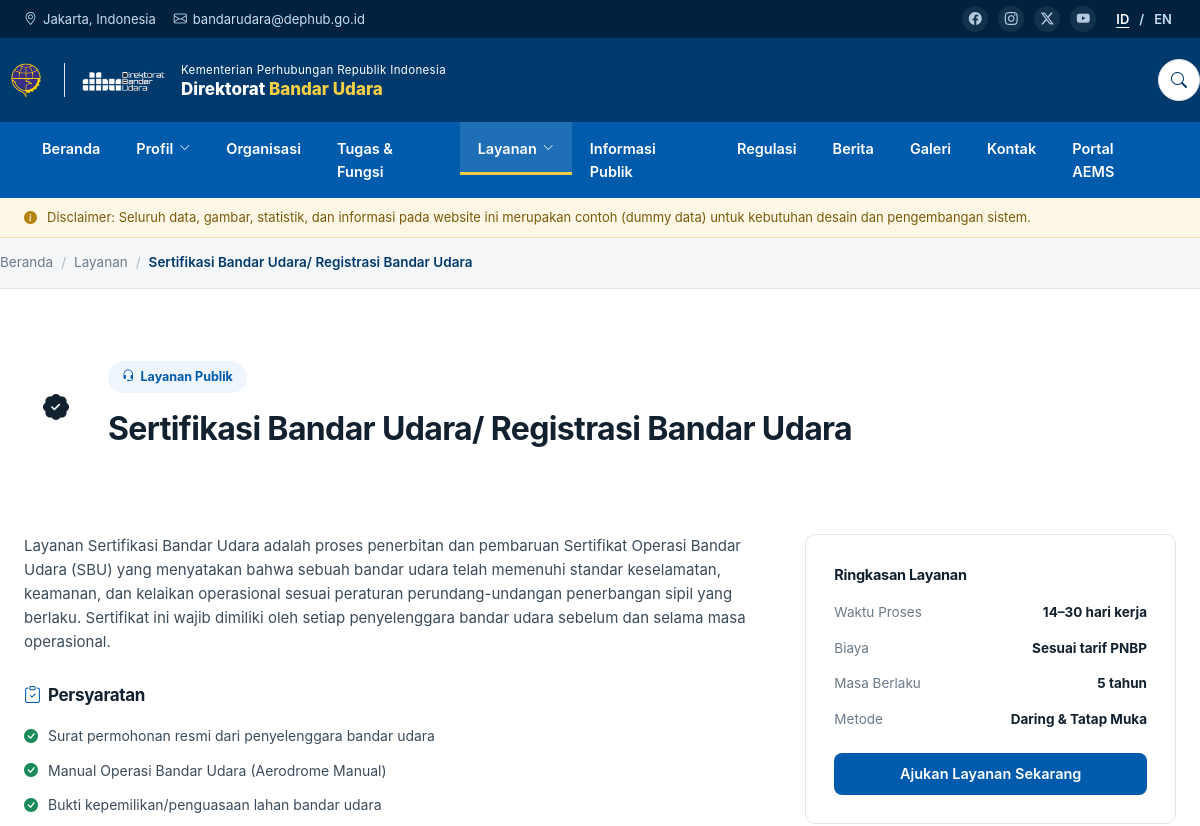
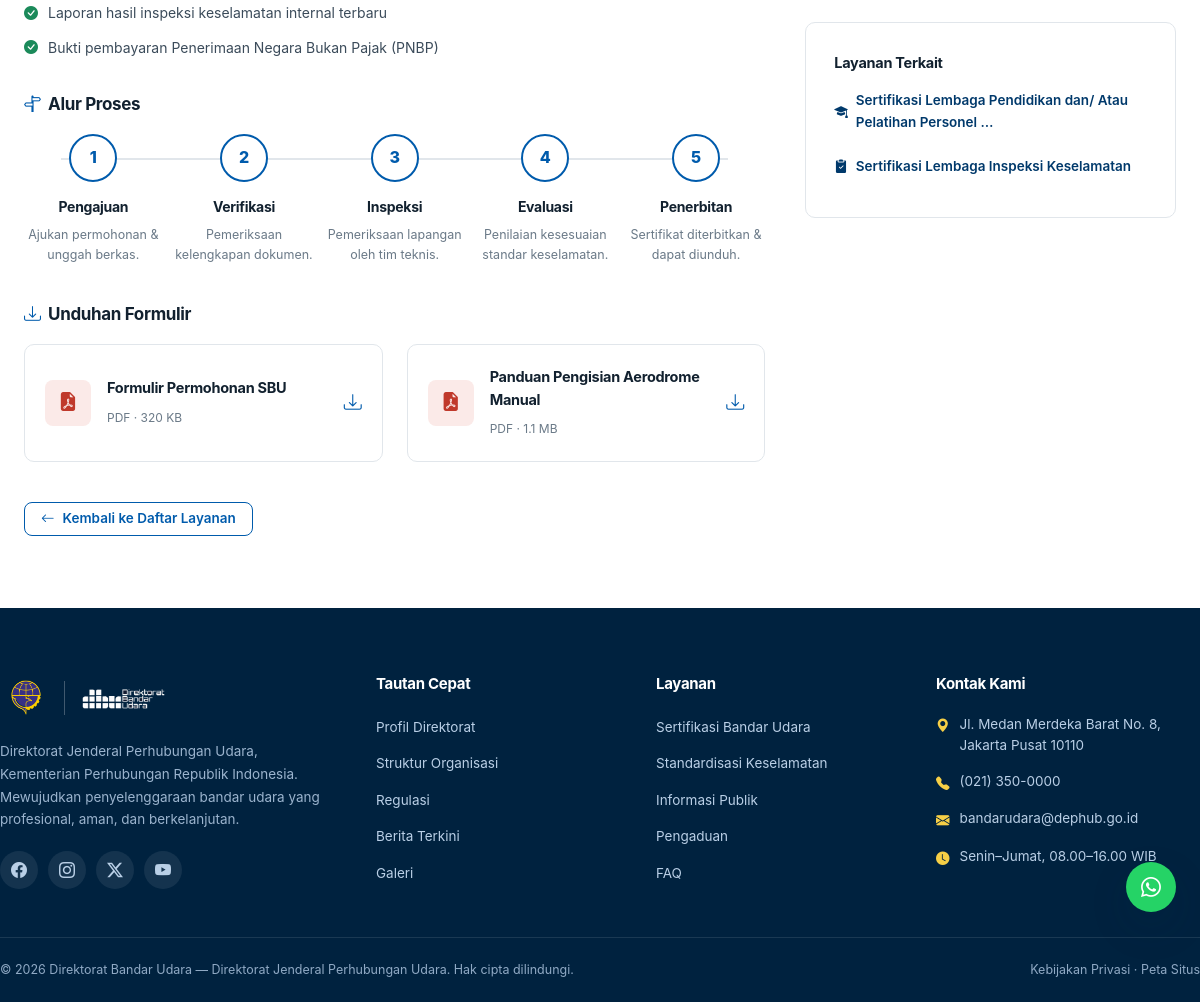
Screenshot of /frontend/pages/layanan-detail.php with the database file from the repository (2 pictures, top to bottom).
### tables this page shows
CREATE TABLE `menu_items` (
  `id` INT UNSIGNED AUTO_INCREMENT PRIMARY KEY,
  `location` ENUM('navbar','footer_quick','footer_service','social') NOT NULL DEFAULT 'navbar',
  `parent_id` INT UNSIGNED NULL,
  `label` VARCHAR(120) NOT NULL,
  `url` VARCHAR(255) NOT NULL DEFAULT '#',
  `icon` VARCHAR(80) NULL,
  `match_pages` VARCHAR(255) NULL,
  `is_external` TINYINT(1) NOT NULL DEFAULT 0,
  `sort` INT NOT NULL DEFAULT 0,
  `is_active` TINYINT(1) NOT NULL DEFAULT 1,
  KEY `idx_menu_loc` (`location`,`parent_id`,`sort`)
);

CREATE TABLE `services` (
  `id` INT UNSIGNED AUTO_INCREMENT PRIMARY KEY,
  `slug` VARCHAR(180) NOT NULL UNIQUE,
  `unit_pengelola` VARCHAR(160) NOT NULL DEFAULT 'Direktorat Bandar Udara',
  `name` VARCHAR(255) NOT NULL,
  `category` VARCHAR(40) NOT NULL DEFAULT 'layanan',
  `sifat` VARCHAR(120) NULL,
  `sifat_badge` VARCHAR(30) NOT NULL DEFAULT 'badge-success',
  `klasifikasi` VARCHAR(80) NULL,
  `klasifikasi_badge` VARCHAR(30) NOT NULL DEFAULT 'badge-gray',
  `icon` VARCHAR(80) NULL,
  `chip_label` VARCHAR(120) NULL,
  `description` TEXT NULL,
  `time_process` VARCHAR(120) NULL,
  `cost` VARCHAR(120) NULL,
  `validity` VARCHAR(120) NULL,
  `method` VARCHAR(120) NULL,
  `cta_label` VARCHAR(120) NULL,
  `cta_url` VARCHAR(255) NULL,
  `sort` INT NOT NULL DEFAULT 0,
  `is_active` TINYINT(1) NOT NULL DEFAULT 1
);

CREATE TABLE `service_requirements` (
  `id` INT UNSIGNED AUTO_INCREMENT PRIMARY KEY,
  `service_id` INT UNSIGNED NOT NULL,
  `content` VARCHAR(500) NOT NULL,
  `sort` INT NOT NULL DEFAULT 0,
  KEY `idx_svc_req` (`service_id`),
  CONSTRAINT `fk_svc_req` FOREIGN KEY (`service_id`) REFERENCES `services`(`id`) ON DELETE CASCADE
);

CREATE TABLE `service_steps` (
  `id` INT UNSIGNED AUTO_INCREMENT PRIMARY KEY,
  `service_id` INT UNSIGNED NOT NULL,
  `title` VARCHAR(160) NOT NULL,
  `description` VARCHAR(500) NULL,
  `sort` INT NOT NULL DEFAULT 0,
  KEY `idx_svc_step` (`service_id`),
  CONSTRAINT `fk_svc_step` FOREIGN KEY (`service_id`) REFERENCES `services`(`id`) ON DELETE CASCADE
);

CREATE TABLE `service_downloads` (
  `id` INT UNSIGNED AUTO_INCREMENT PRIMARY KEY,
  `service_id` INT UNSIGNED NOT NULL,
  `title` VARCHAR(200) NOT NULL,
  `meta` VARCHAR(80) NULL,
  `file` VARCHAR(255) NULL,
  `sort` INT NOT NULL DEFAULT 0,
  KEY `idx_svc_dl` (`service_id`),
  CONSTRAINT `fk_svc_dl` FOREIGN KEY (`service_id`) REFERENCES `services`(`id`) ON DELETE CASCADE
);

### frontend/pages/layanan-detail.php (the view, shortened to what the rows shown need)
<?php
require_once dirname(__DIR__) . '/bootstrap.php';
$slug = trim($_GET['slug'] ?? '');
$svc  = $slug !== ''
    ? db_one('SELECT * FROM services WHERE slug = ? AND is_active = 1', [$slug])
    : db_one('SELECT * FROM services WHERE is_active = 1 ORDER BY sort, id LIMIT 1');
$meta = page_start('layanan', [
    'title'       => $svc['name'] . ' — Layanan — ' . setting('site_name'),
    'description' => excerpt($svc['description'], 200),
    'breadcrumbs' => [['label' => 'Layanan', 'url' => 'pages/layanan.php'], ['label' => excerpt($svc['name'], 60)]],
]);
$reqs      = db_all('SELECT * FROM service_requirements WHERE service_id = ? ORDER BY sort, id', [$svc['id']]);
$steps     = db_all('SELECT * FROM service_steps WHERE service_id = ? ORDER BY sort, id', [$svc['id']]);
$downloads = db_all('SELECT * FROM service_downloads WHERE service_id = ? ORDER BY sort, id', [$svc['id']]);
$related = db_all(
    'SELECT slug, name, icon FROM services WHERE is_active = 1 AND id <> ? AND category = ? ORDER BY sort LIMIT 3',
    [$svc['id'], $svc['category']]
);
partial('header');
?>
<section class="section" style="padding-bottom:0;">
  <div class="container">
    <div class="grid" style="grid-template-columns:auto 1fr; align-items:center; gap:20px; margin-bottom:8px;">
      <div>
        <?php if ($svc['chip_label'] ?: $svc['sifat']): ?>
        <span class="chip"><i class="bi bi-headset"></i> <?= e($svc['chip_label'] ?: $svc['sifat']) ?></span>
        <?php endif; ?>
        <h1 style="font-size:clamp(24px,3vw,32px); margin-top:10px;"><?= e($svc['name']) ?></h1>
      </div>
    </div>
  </div>
</section>
<section class="section">
  <div class="container">
    <div class="grid" style="grid-template-columns:2fr 1fr; align-items:start; gap:40px;">
      <div>
        <div style="font-size:15px; color:var(--text-700); margin-bottom:28px;"><?= paragraphs($svc['description']) ?></div>
        <?php if ($reqs): ?>
        <ul style="display:flex; flex-direction:column; gap:12px; margin-bottom:32px;">
          <?php foreach ($reqs as $r): ?>
          <li style="display:flex; gap:10px; font-size:14px; color:var(--text-700);"><i class="bi bi-check-circle-fill" style="color:var(--success)"></i> <?= e($r['content']) ?></li>
          <?php endforeach; ?>
        </ul>
        <?php endif; ?>
        <?php if ($steps): ?>
        <div class="stepper" style="margin-bottom:36px;">
          <?php foreach ($steps as $i => $step): ?>
          <div class="step"><div class="circ"><?= $i + 1 ?></div><h4><?= e($step['title']) ?></h4><p><?= e($step['description']) ?></p></div>
          <?php endforeach; ?>
        </div>
        <?php endif; ?>
        <?php if ($downloads): ?>
        <div class="grid grid-2">
          <?php foreach ($downloads as $dl): ?>
          <div class="card download-card">
            <div class="ic"><i class="bi bi-file-earmark-pdf-fill"></i></div>
            <div><h4><?= e($dl['title']) ?></h4><span><?= e($dl['meta']) ?></span></div>
            <a href="<?= e($dl['file'] ? asset_url($dl['file']) : '#') ?>" class="go" aria-label="Unduh"<?= $dl['file'] ? ' download' : '' ?>><i class="bi bi-download"></i></a>
          </div>
          <?php endforeach; ?>
        </div>
        <?php endif; ?>
      </div>
      <div>
        <div class="card card-pad" style="margin-bottom:24px;">
          <h4 style="font-size:14.5px; margin-bottom:16px;">Ringkasan Layanan</h4>
          <div style="display:flex; flex-direction:column; gap:14px; font-size:13.5px;">
            <div class="flex" style="justify-content:space-between;"><span style="color:var(--text-500);">Waktu Proses</span><b><?= e($svc['time_process']) ?></b></div>
            <div class="flex" style="justify-content:space-between;"><span style="color:var(--text-500);">Biaya</span><b><?= e($svc['cost']) ?></b></div>
            <div class="flex" style="justify-content:space-between;"><span style="color:var(--text-500);">Masa Berlaku</span><b><?= e($svc['validity']) ?></b></div>
            <div class="flex" style="justify-content:space-between;"><span style="color:var(--text-500);">Metode</span><b><?= e($svc['method']) ?></b></div>
          </div>
          <a href="<?= e(url($svc['cta_url'] ?: 'pages/kontak.php')) ?>" class="btn btn-primary btn-block" style="margin-top:22px;"><?= e($svc['cta_label'] ?: 'Ajukan Layanan Sekarang') ?></a>
        </div>
        <?php if ($related): ?>
        <div class="card card-pad">
          <ul class="footer-links" style="display:flex; flex-direction:column; gap:12px;">
            <?php foreach ($related as $rel): ?>
            <li><a href="<?= e(url('pages/layanan-detail.php?slug=' . urlencode($rel['slug']))) ?>" style="color:var(--primary-dark); font-weight:600; display:flex; align-items:center; gap:8px;"><i class="bi <?= e($rel['icon'] ?: 'bi-dot') ?>"></i> <?= e(excerpt($rel['name'], 60)) ?></a></li>
            <?php endforeach; ?>
          </ul>
        </div>
        <?php endif; ?>
      </div>
    </div>
  </div>
</section>
<?php partial('footer'); ?>

### frontend/partials/header.php (shortened to what the rows shown need)
<?php
$ctx  = page_ctx();
$navs = menu_items('navbar');
$currentFile = $ctx['file'];
?>
<!DOCTYPE html>
<html lang="id">
<head>
<link rel="stylesheet" href="https://cdnjs.cloudflare.com/ajax/libs/bootstrap-icons/1.11.3/font/bootstrap-icons.min.css">
<link rel="stylesheet" href="<?= e(url('css/style.css')) ?>">
</head>
<body>
<div class="sticky-stack">
  <nav class="navbar">
    <div class="container">
      <ul class="navlist">
        <?php foreach ($navs as $item):
            $match  = split_list($item['match_pages'], ' ');
            $active = $match && in_array($currentFile, $match, true);
        ?>
        <li<?= $active ? ' class="active"' : '' ?>>
          <a href="<?= e($item['is_external'] ? $item['url'] : url($item['url'])) ?>"<?= $item['is_external'] ? ' target="_blank" rel="noopener"' : '' ?>>
            <?= e($item['label']) ?><?= $item['children'] ? ' <i class="bi bi-chevron-down" style="font-size:11px"></i>' : '' ?>
          </a>
        </li>
        <?php endforeach; ?>
      </ul>
    </div>
  </nav>
</div>
<?php if (!empty($ctx['breadcrumbs'])): ?>
<div class="breadcrumb-bar">
  <div class="container breadcrumb">
    <a href="<?= e(url('index.php')) ?>">Beranda</a>
    <?php foreach ($ctx['breadcrumbs'] as $i => $crumb):
        $last = $i === count($ctx['breadcrumbs']) - 1; ?>
      <span class="sep">/</span>
      <?php if (!$last && !empty($crumb['url'])): ?>
        <a href="<?= e(url($crumb['url'])) ?>"><?= e($crumb['label']) ?></a>
      <?php else: ?>
        <span class="current"><?= e($crumb['label']) ?></span>
      <?php endif; ?>
    <?php endforeach; ?>
  </div>
</div>
<?php endif; ?>

### shared/functions.php (shortened to what the rows shown need)
<?php
require_once __DIR__ . '/db.php';
function e(?string $value): string
{
    return htmlspecialchars((string) $value, ENT_QUOTES | ENT_SUBSTITUTE, 'UTF-8');
}
function paragraphs(?string $text, string $class = ''): string
{
    $text = trim((string) $text);
    $blocks = preg_split('/\R{2,}/', $text);
    $attr   = $class !== '' ? ' class="' . e($class) . '"' : '';
    $html   = '';
    foreach ($blocks as $block) {
        $block = trim($block);
        $html .= '<p' . $attr . '>' . nl2br(e($block)) . '</p>';
    }
    return $html;
}
function split_list(?string $value, string $sep = ','): array
{
    if (trim((string) $value) === '') {
        return [];
    }
    return array_values(array_filter(array_map('trim', explode($sep, $value)), fn($v) => $v !== ''));
}
function excerpt(?string $text, int $limit = 140): string
{
    $text = trim(strip_tags((string) $text));
    if (mb_strlen($text) <= $limit) {
        return $text;
    }
    return mb_substr($text, 0, $limit) . '…';
}
function settings(): array
{
    static $cache = null;
    if ($cache === null) {
        $cache = [];
        foreach (db_all('SELECT setting_key, value FROM settings') as $row) {
            $cache[$row['setting_key']] = $row['value'];
        }
    }
    return $cache;
}
function setting(string $key, string $default = ''): string
{
    $all = settings();
    return isset($all[$key]) && $all[$key] !== null && $all[$key] !== '' ? $all[$key] : $default;
}
function menu_items(string $location): array
{
    static $cache = [];
    if (!isset($cache[$location])) {
        $rows = db_all(
            'SELECT * FROM menu_items WHERE location = ? AND is_active = 1 ORDER BY sort, id',
            [$location]
        );
        $tree = [];
        foreach ($rows as $row) {
            if ($row['parent_id'] === null) {
                $row['children'] = [];
                $tree[$row['id']] = $row;
            }
        }
        foreach ($rows as $row) {
            if ($row['parent_id'] !== null && isset($tree[$row['parent_id']])) {
                $tree[$row['parent_id']]['children'][] = $row;
            }
        }
        $cache[$location] = array_values($tree);
    }
    return $cache[$location];
}

### frontend/partials/footer.php (shortened to what the rows shown need)
<?php
$quick    = menu_items('footer_quick');
$svcLinks = menu_items('footer_service');
?>
<footer class="footer">
  <div class="container footer-top">
    <div>
      <ul class="footer-links">
        <?php foreach ($quick as $item): ?>
        <li><a href="<?= e($item['is_external'] ? $item['url'] : url($item['url'])) ?>"><?= e($item['label']) ?></a></li>
        <?php endforeach; ?>
      </ul>
    </div>
    <div>
      <ul class="footer-links">
        <?php foreach ($svcLinks as $item): ?>
        <li><a href="<?= e($item['is_external'] ? $item['url'] : url($item['url'])) ?>"><?= e($item['label']) ?></a></li>
        <?php endforeach; ?>
      </ul>
    </div>
  </div>
</footer>
</body>
</html>

### rows the page displays
menu_items: label "Beranda"
menu_items: label "Profil"
menu_items: label "Organisasi"
menu_items: label "Tugas & Fungsi"
menu_items: label "Layanan"
menu_items: label "Informasi Publik"
menu_items: label "Regulasi"
menu_items: label "Berita"
menu_items: label "Galeri"
menu_items: label "Kontak"
menu_items: label "Portal AEMS"
services: chip_label "Layanan Publik", name "Sertifikasi Bandar Udara/ Registrasi Bandar Udara", description "Layanan Sertifikasi Bandar Udara adalah proses penerbitan dan pembaruan Sertifikat Operasi Bandar Udara (SBU) yang menyatakan bahwa sebuah bandar udara telah memenuhi standar keselamatan, keamanan, dan kelaikan operasional sesuai peraturan perundang-undangan penerbangan sipil yang berlaku. Sertifikat ini wajib dimiliki oleh setiap penyelenggara bandar udara sebelum dan selama masa operasional.", time_process "14–30 hari kerja", cost "Sesuai tarif PNBP", validity "5 tahun", method "Daring & Tatap Muka", cta_label "Ajukan Layanan Sekarang"
service_requirements: content "Surat permohonan resmi dari penyelenggara bandar udara"
service_requirements: content "Manual Operasi Bandar Udara (Aerodrome Manual)"
service_requirements: content "Bukti kepemilikan/penguasaan lahan bandar udara"
service_requirements: content "Laporan hasil inspeksi keselamatan internal terbaru"
service_requirements: content "Bukti pembayaran Penerimaan Negara Bukan Pajak (PNBP)"
service_steps: title "Pengajuan", description "Ajukan permohonan & unggah berkas."
service_steps: title "Verifikasi", description "Pemeriksaan kelengkapan dokumen."
service_steps: title "Inspeksi", description "Pemeriksaan lapangan oleh tim teknis."
service_steps: title "Evaluasi", description "Penilaian kesesuaian standar keselamatan."
service_steps: title "Penerbitan", description "Sertifikat diterbitkan & dapat diunduh."
service_downloads: title "Formulir Permohonan SBU", meta "PDF · 320 KB"
service_downloads: title "Panduan Pengisian Aerodrome Manual", meta "PDF · 1.1 MB"
services: name "Sertifikasi Lembaga Pendidikan dan/ Atau Pelatihan Personel …"
services: name "Sertifikasi Lembaga Inspeksi Keselamatan"
menu_items: label "Profil Direktorat"
menu_items: label "Struktur Organisasi"
menu_items: label "Regulasi"
menu_items: label "Berita Terkini"
menu_items: label "Galeri"
menu_items: label "Sertifikasi Bandar Udara"
menu_items: label "Standardisasi Keselamatan"
menu_items: label "Informasi Publik"
menu_items: label "Pengaduan"
menu_items: label "FAQ"

### other values shown
setting('contact_city') "Jakarta, Indonesia"
setting('contact_email') "bandarudara@dephub.go.id"
setting('brand_kop') "Kementerian Perhubungan Republik Indonesia"
setting('brand_name') "Direktorat"
setting('brand_name_accent') "Bandar Udara"
setting('disclaimer_text') "Disclaimer: Seluruh data, gambar, statistik, dan informasi pada website ini merupakan contoh (dummy data) untuk kebutuhan desain dan pengembangan sistem."
$crumb['label'] "Sertifikasi Bandar Udara/ Registrasi Bandar Udara"
setting('footer_description') "Direktorat Jenderal Perhubungan Udara, Kementerian Perhubungan Republik Indonesia. Mewujudkan penyelenggaraan bandar udara yang profesional, aman, dan berkelanjutan."
setting('contact_address') "Jl. Medan Merdeka Barat No. 8, Jakarta Pusat 10110"
setting('contact_phone') "(021) 350-0000"
setting('contact_hours') "Senin–Jumat, 08.00–16.00 WIB"
setting('footer_copyright') "Direktorat Bandar Udara — Direktorat Jenderal Perhubungan Udara. Hak cipta dilindungi."
